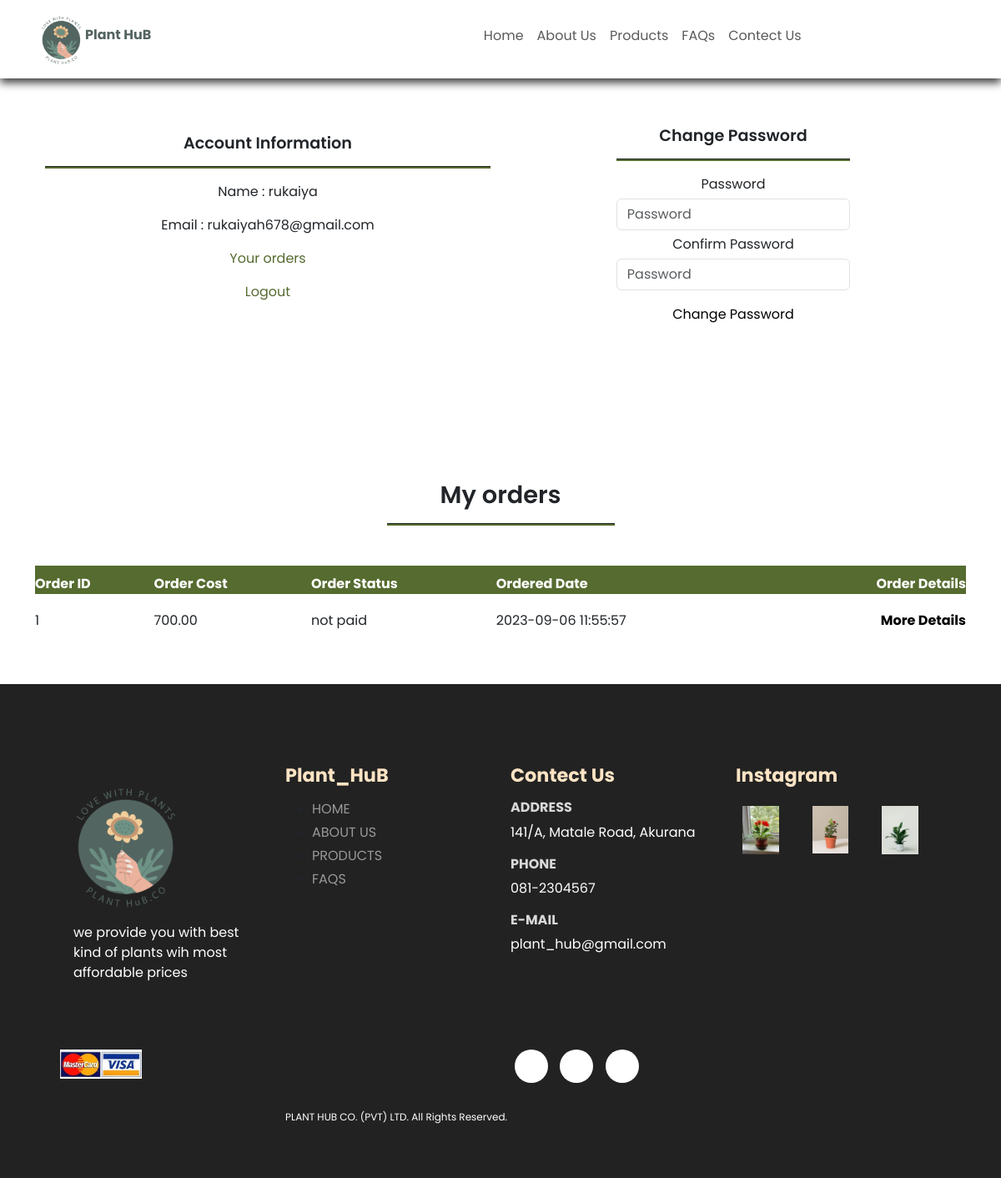
The page /account.php (signed in) on the database its author committed.
### tables this page shows
CREATE TABLE `orders` (
  `order_id` int(11) NOT NULL,
  `order_cost` decimal(12,2) NOT NULL,
  `order_status` varchar(100) NOT NULL DEFAULT 'on_hold',
  `customer_id` int(11) NOT NULL,
  `customer_phone` int(11) NOT NULL,
  `customer_city` varchar(255) NOT NULL,
  `customer_address` varchar(255) NOT NULL,
  `order_date` timestamp NOT NULL DEFAULT current_timestamp()
);

### account.php (the view, shortened to what this page needs)
<?php
include('includes/connect.php');
if (isset($_SESSION['logged_in'])) {
  $customer_id = $_SESSION['customer_id'];
  $stmt = $con->prepare("SELECT * FROM orders WHERE customer_id =?");
  $stmt->bind_param('i', $customer_id);
  $stmt->execute();
  $orders = $stmt->get_result();
}
?>
<!DOCTYPE html>
<html lang="en">
<head>
  <?php
  include('layouts/header.php');
  ?>
</head>
<body>
  <?php
  include('layouts/navigation.php');
  ?>
  <section class="my-5 py-5">
    <div class="row container mx-auto">
      <div class="text-center mt-3 pt-5  col-lg-6 col-md-12 col-sm-12">
        <h4 class="font-weight-bold">Account Information</h4>
        <hr class="mx-auto">
        <div class="account-info">
          <p style="text-align:center;">Name : <span><?php if (isset($_SESSION['customer_name'])) {
                                                        echo $_SESSION['customer_name'];
                                                      } ?></span></p>
          <p style="text-align:center;">Email : <span><?php if (isset($_SESSION['customer_email'])) {
                                                        echo $_SESSION['customer_email'];
                                                      } ?></span></p>
          <p><a href="#orders" id="orders-btn" style="text-align:right;">Your orders</a></p>
          <p><a href="account.php?logout=1" id="logout-btn" style="text-align:right;">Logout</a></p>
        </div>
      </div>
      <div class="col-lg-6 col-md-12 col-sm-12">
        <form action="account.php" method="post" id="account-form">
          <h4>Change Password</h4>
          <hr class="mx-auto">
          <div class="form-group">
            <label for="">Password</label>
            <input type="password" class="form-control" id="account-password" placeholder="Password" name="password" required />
          </div>
          <div class="form-group">
            <label for="">Confirm Password</label>
            <input type="password" class="form-control" id="account-password-confirm" placeholder="Password" name="confirmPassword" required />
          </div>
          <div class="form-group">
            <input type="submit" value="Change Password" name="change_password" class="btn" id="change-pass-btn">
          </div>
        </form>
      </div>
    </div>
  </section>
  <section id="orders" class="orders container my-5 py-3">
    <div class="container mt-2">
      <h2 class="font-weight-bold text-center">My orders</h2>
      <hr class="mx-auto w-25">
    </div>
    <table class="mt-5 pt-5">
      <tr>
        <th>Order ID</th>
        <th>Order Cost</th>
        <th>Order Status</th>
        <th>Ordered Date</th>
        <th>Order Details</th>
      </tr>
      <?php
      while ($row = $orders->fetch_assoc()) {   ?>
        <tr>
          <td>
            <span><?php echo $row['order_id'] ?></span>
          </td>
          <td>
            <span><?php echo $row['order_cost'] ?></span>
          </td>
          <td>
            <span><?php echo $row['order_status'] ?></span>
          </td>
          <td>
            <span><?php echo $row['order_date'] ?></span>
          </td>
          <td>
            <form action="order_details.php" method="post">
              <input type="submit" id="order-details-btn" name="order_details_btn" value="More Details">
            </form>
          </td>
        </tr>
      <?php } ?>
    </table>
  </section>
  <footer class="mt-5 p-5">
    <div class="row container mx-auto pt-5">
      <div class="footer-one col-lg-3 col-md-6 col-sm-12">
        <img src="images/logo.png" class="logoFooter" />
        <p class="p-3">we provide you with best kind of plants wih most affordable prices</p>
      </div>
      <div class="footer-one col-lg-3 col-md-6 col-sm-12">
        <h5 class="pb-2">Plant_HuB</h5>
        <ul class="text-uppercase">
          <li><a href="">Home</a></li>
          <li><a href="">about us</a></li>
          <li><a href="">products</a></li>
          <li><a href="">FAQs</a></li>
        </ul>
      </div>
      <div class="footer-one col-lg-3 col-md-6 col-sm-12">
        <h5 class="pb-2">Contect Us</h5>
        <div>
          <h6 class="text-uppercase">Address</h6>
          <p>141/A, Matale Road, Akurana</p>
        </div>
        <div>
          <h6 class="text-uppercase">Phone</h6>
          <p>081-2304567</p>
        </div>
        <div>
          <h6 class="text-uppercase">e-mail</h6>
          <p>plant_hub@gmail.com</p>
        </div>
      </div>
      <div class="footer-one col-lg-3 col-md-6 col-sm-12">
        <h5 class="pb-2">Instagram</h5>
        <div class="row">
          <img src="images/flowerPlants/Gerbera.jpg" class="img-fluid w-25 h-100 m-2 ">
          <img src="images/liked/rose.jpg" class="img-fluid w-25 h-100 m-2 ">
          <img src="images/flowerPlants/Peace lily.jpg" class="img-fluid w-25 h-100 m-2 ">
        </div>
      </div>
    </div>
    <div class="copywrite mt-5">
      <div class="row container mx-auto">
        <div class="col-lg-3 col-md-6 col-sm-12 mb-4">
          <img src="images/payment2.jpg" />
        </div>
        <div class="col-lg-3 col-md-6 col-sm-12 text-nowrap">
          <br><br><br>
          <p>PLANT HUB CO. (PVT) LTD. All Rights Reserved.</p>
        </div>
        <div class="col-lg-3 col-md-6 col-sm-12 mb-4 ">
          <a href="#"><i class="ri-facebook-circle-fill"></i></a>
          <a href="#"><i class="ri-instagram-line"></i></a>
          <a href="#"><i class="ri-twitter-fill"></i></a>
        </div>
      </div>
    </div>
  </footer>
</body>
</html>

### css/styles.css (style rules this page uses)
* { margin: 0; padding: 0; box-sizing: border-box; }
body { font-family: 'Poppins', sans-serif; }
h2 { font-size: 1.8rem; font-weight: 600; }
h4 { font-size: 1.2rem; font-weight: 600; }
h5 { font-size: 1rem; font-weight: 400; }
h6 { font-size: 1rem; font-weight: 700; color: #d8d8d8; }
hr { height: 3px; opacity: 1 !important; background-color: darkolivegreen; }
footer { background-color: #222222; }
footer h5 { color: bisque; font-weight: 700; font-size: 1.4rem; }
footer li { padding-bottom: 4px; }
footer li a { font-size: 1rem; color: #999; text-decoration: none; }
footer .copywrite a { color: black; height: 40px; width: 40px; background-color: white; display: inline-block; text-align: center; line-height: 38px; border-radius: 50%; transition: 0.3s ease; margin: 0 5px; text-decoration: none; }
footer p { color: #fff; }
footer .copywrite img { width: 40%; }
.logoFooter { width: 150px; }
footer .copywrite p { font-size: 12px; }
td:last-child { text-align: right; }
th:last-child { text-align: right; }
#account-form { width: 60%; margin: 35px auto; text-align: center; padding: 20px; }
.btn { color: #000000; width: 100%; }
#account-form input { margin: 5px auto; }
.account-info #orders-btn, #logout-btn { color: darkolivegreen; text-decoration: none; }
.orders table { width: 100%; border-collapse: collapse; }
.orders td { padding-top: 20px; }
.orders th { padding-top: 10px; color: #fff; background-color: darkolivegreen; }

### account.php (style rules this page uses)
#order-details-btn { background: white; font-weight: 700; box-shadow: 0px 0px 0px transparent; border: 0px solid transparent; }
.orders td { padding-top: 20px; }
.orders th { padding-top: 10px; color: #fff; background-color: darkolivegreen; }

### rows shown on the page
orders: order_id "1", order_cost "700.00", order_status "not paid", order_date "2023-09-06 11:55:57"

### other values the page prints
$_SESSION['customer_name'] "rukaiya"
$_SESSION['customer_email'] "rukaiyah678@gmail.com"
